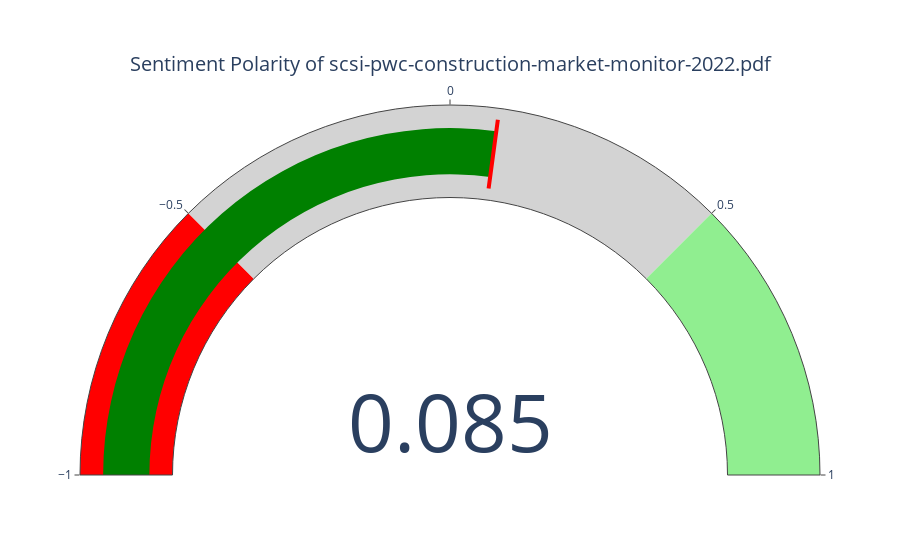
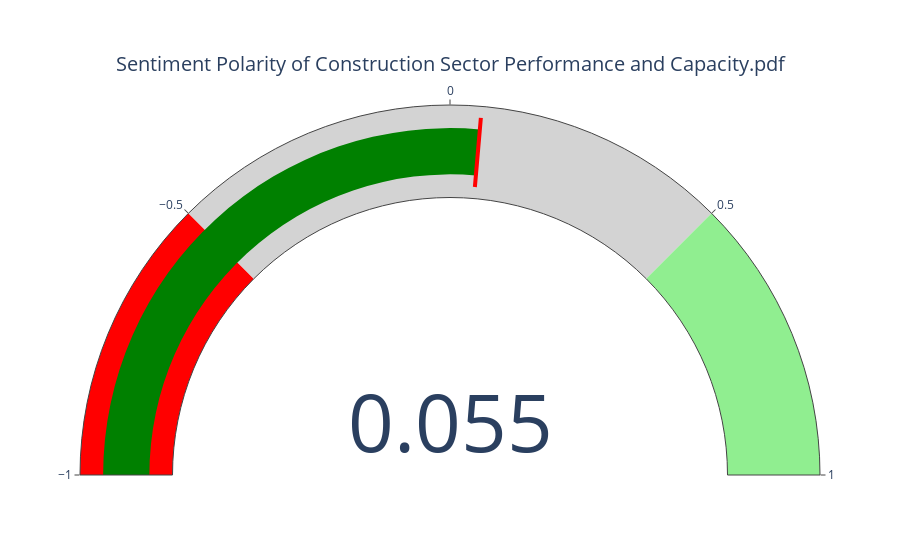
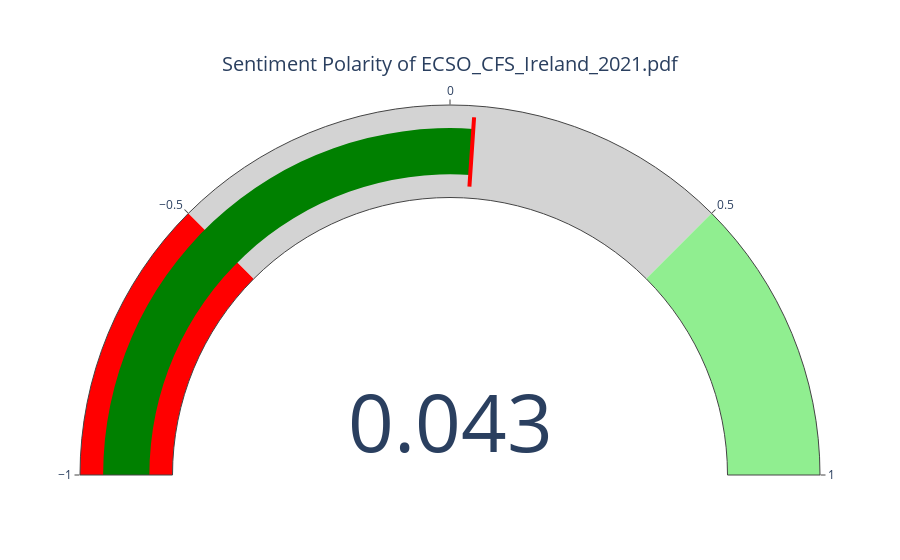
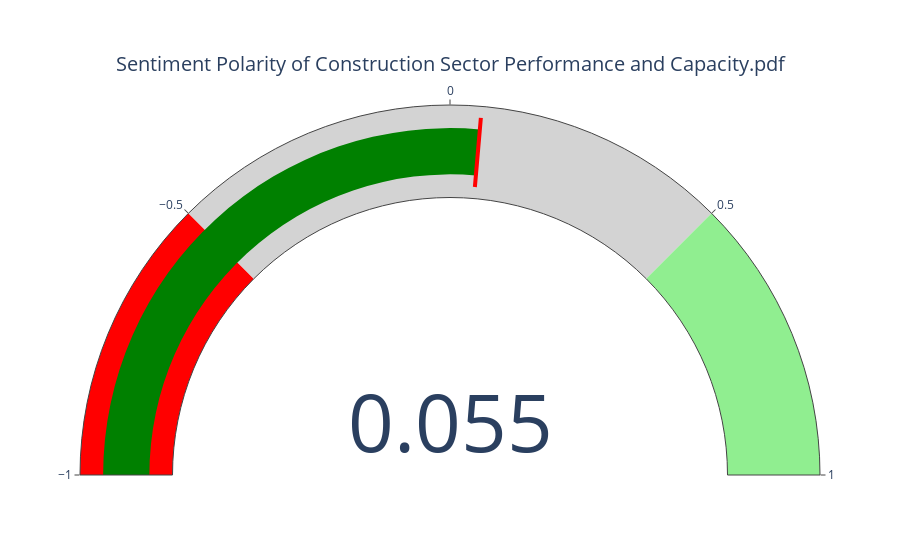

Here is the notebook cell these charts were saved with, in order:
### Code cell
files = ['Data/sentiment/scsi-pwc-construction-market-monitor-2022.pdf','Data/sentiment/Construction Sector Performance and Capacity.pdf', 'Data/sentiment/ECSO_CFS_Ireland_2021.pdf', 'Data/sentiment/Construction Sector Performance and Capacity.pdf']

sentimentTable = sentimentPDFdata(files)
sentimentTable.head()

### Figure 1 — Plotly figure (JSON) as saved in the notebook; plotly's stock layout.template omitted (floating-point values rounded to 4 significant figures)
{"data": [{"domain": {"x": [0, 1], "y": [0, 1]}, "gauge": {"axis": {"range": [-1, 1]}, "steps": [{"color": "red", "range": [-1, -0.5]}, {"color": "lightgrey", "range": [-0.5, 0.5]}, {"color": "lightgreen", "range": [0.5, 1]}], "threshold": {"line": {"color": "red", "width": 4}, "thickness": 0.75, "value": 0.08525}}, "mode": "gauge+number", "title": {"text": "Sentiment Polarity of scsi-pwc-construction-market-monitor-2022.pdf"}, "type": "indicator", "value": 0.08525}], "layout": {}}

### Figure 2 — Plotly figure (JSON) as saved in the notebook; plotly's stock layout.template omitted (floating-point values rounded to 4 significant figures)
{"data": [{"domain": {"x": [0, 1], "y": [0, 1]}, "gauge": {"axis": {"range": [-1, 1]}, "steps": [{"color": "red", "range": [-1, -0.5]}, {"color": "lightgrey", "range": [-0.5, 0.5]}, {"color": "lightgreen", "range": [0.5, 1]}], "threshold": {"line": {"color": "red", "width": 4}, "thickness": 0.75, "value": 0.05488}}, "mode": "gauge+number", "title": {"text": "Sentiment Polarity of Construction Sector Performance and Capacity.pdf"}, "type": "indicator", "value": 0.05488}], "layout": {}}

### Figure 3 — Plotly figure (JSON) as saved in the notebook; plotly's stock layout.template omitted (floating-point values rounded to 4 significant figures)
{"data": [{"domain": {"x": [0, 1], "y": [0, 1]}, "gauge": {"axis": {"range": [-1, 1]}, "steps": [{"color": "red", "range": [-1, -0.5]}, {"color": "lightgrey", "range": [-0.5, 0.5]}, {"color": "lightgreen", "range": [0.5, 1]}], "threshold": {"line": {"color": "red", "width": 4}, "thickness": 0.75, "value": 0.04282}}, "mode": "gauge+number", "title": {"text": "Sentiment Polarity of ECSO_CFS_Ireland_2021.pdf"}, "type": "indicator", "value": 0.04282}], "layout": {}}

### Figure 4 — Plotly figure (JSON) as saved in the notebook; plotly's stock layout.template omitted (floating-point values rounded to 4 significant figures)
{"data": [{"domain": {"x": [0, 1], "y": [0, 1]}, "gauge": {"axis": {"range": [-1, 1]}, "steps": [{"color": "red", "range": [-1, -0.5]}, {"color": "lightgrey", "range": [-0.5, 0.5]}, {"color": "lightgreen", "range": [0.5, 1]}], "threshold": {"line": {"color": "red", "width": 4}, "thickness": 0.75, "value": 0.05488}}, "mode": "gauge+number", "title": {"text": "Sentiment Polarity of Construction Sector Performance and Capacity.pdf"}, "type": "indicator", "value": 0.05488}], "layout": {}}
